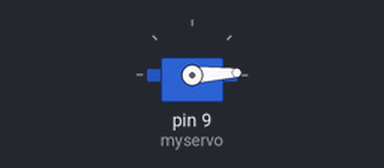
Bench run of a sketch on a simulated Arduino Uno, built with avr-gcc and run on an emulated ATmega328P. Shown: servo.

Above: at 0.05 s.
At 1.55 s:
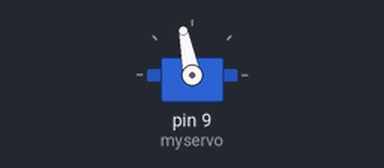
At 3.1 s:
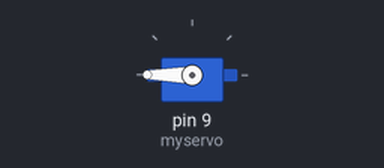
At 6.15 s:
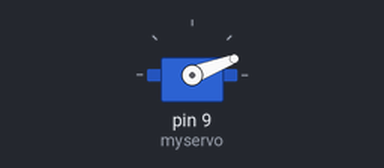
Timing chart, 0 to 9.7 s (numbered marks = the images above):
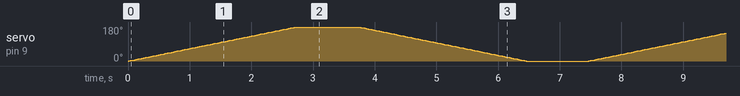

The sketch:

servoMotor.ino
```cpp
#include <Servo.h>

Servo myservo;  // Crie um objeto Servo

int pos = 90;  // Posição inicial do servo (90 graus)

void setup() {
  myservo.attach(9);  // Anexa o servo ao pino 9
}

void loop() {
  // Gire o servo da posição 0 graus para 180 graus e vice-versa
  for (pos = 0; pos <= 180; pos += 1) {
    myservo.write(pos);  // Defina a posição do servo
    delay(15);           // Aguarde um curto período para o servo alcançar a posição
  }
  delay(1000);           // Aguarde 1 segundo na posição 180 graus

  for (pos = 180; pos >= 0; pos -= 1) {
    myservo.write(pos);  // Defina a posição do servo
    delay(15);           // Aguarde um curto período para o servo alcançar a posição
  }
  delay(1000);           // Aguarde 1 segundo na posição 0 graus
}
```
